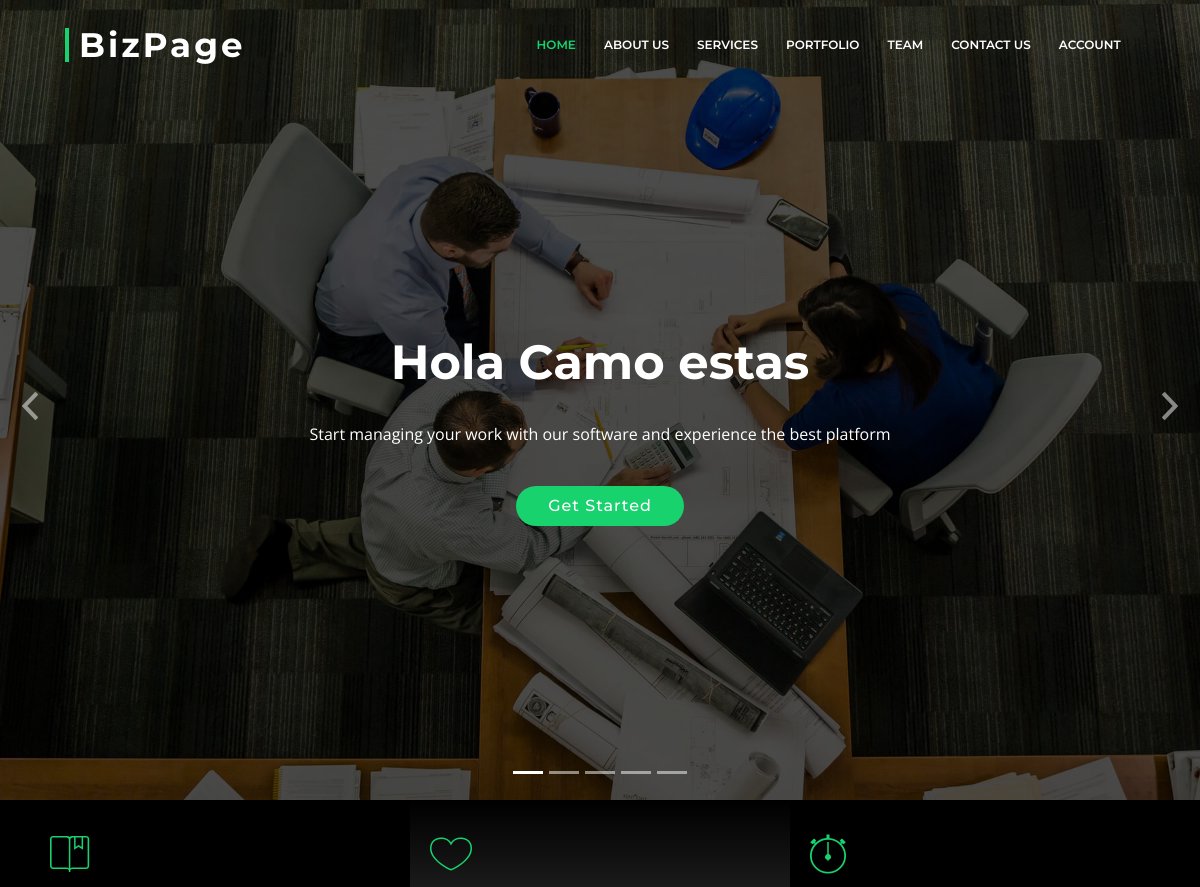
The app's page / (upper part), older data.
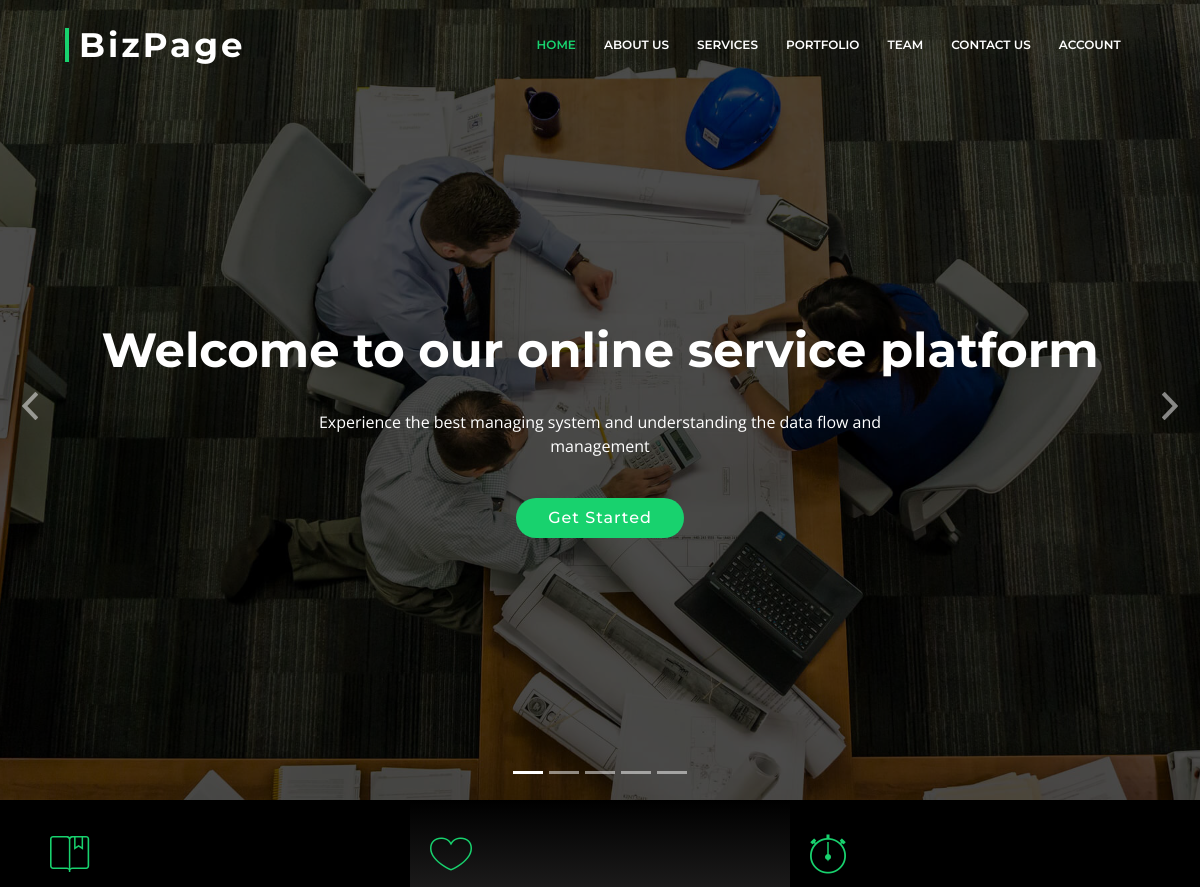
The same page, newer data.
### blog/models.py (models this page shows, shortened)
class News(models.Model):
    headline = models.CharField(max_length=150)
    body_text = models.TextField(max_length=300)
    created_at = models.DateTimeField(auto_now=True)

### blog/views.py (the view, shortened to what this page needs)
# urls.py: path('', views.index, name='index'),
def index(request):
    blogs = Post.objects.all().order_by('-created_at')[:3]
    project = Project.objects.all().order_by('-created_at')[:3]
    comments = Comment.objects.select_related('user').order_by('-created_at')[:5]
    skills = Skill.objects.all()
    team = Team.objects.all()
    num_project = project.count()
    num_team = team.count()
    news = News.objects.all().order_by('-created_at')
    contact = Contact.objects.all()
    query_form = QueryForm()
    context = {
        'comments':comments,
        'blogs':blogs,
        'project':project,
        'team_member':team,
        'query_form':query_form,
        'contact':contact,
        'skills':skills,
        'num_project':num_project,
        'num_team':num_team,
        'news':news
        }
    return render(request, 'index.html', context)

### templates/index.html (shortened to what this page needs)
{% load static %}
{% load i18n %}
<!DOCTYPE html>
<html lang="en">
<head>
  {% include './links/link.html' %}
</head>
<body>
  {% include './header.html' %}
  <section id="intro">
    <div class="intro-container">
      <div id="introCarousel" class="carousel  slide carousel-fade" data-ride="carousel">
        <ol class="carousel-indicators"></ol>
        <div class="carousel-inner" role="listbox">
          <div class="carousel-item active" style="background-image: url(static/img/intro-carousel/1.jpg)">
            <div class="carousel-container">
              <div class="container">
                {% for new in news %}
                {% if forloop.counter == 1 %}
                <h2 class="animate__animated animate__fadeInDown">{{new.headline}}</h2>
                <p class="animate__animated animate__fadeInUp">{{new.body_text}}</p>
                {% endif %}
                {% endfor %}
                <a href="#portfolio" class="btn-get-started scrollto animate__animated animate__fadeInUp">Get Started</a>
              </div>
            </div>
          </div>
        </div>
        <a class="carousel-control-prev" href="#introCarousel" role="button" data-slide="prev">
          <span class="carousel-control-prev-icon ion-chevron-left" aria-hidden="true"></span>
        </a>
        <a class="carousel-control-next" href="#introCarousel" role="button" data-slide="next">
          <span class="carousel-control-next-icon ion-chevron-right" aria-hidden="true"></span>
        </a>
      </div>
    </div>
  </section>
  <main id="main">
    <section id="featured-services">
      <div class="container">
        <div class="row">
          <div class="col-lg-4 box">
            <i class="ion-ios-bookmarks-outline"></i>
          </div>
          <div class="col-lg-4 box box-bg">
            <i class="ion-ios-heart-outline"></i>
          </div>
          <div class="col-lg-4 box">
            <i class="ion-ios-stopwatch-outline"></i>
          </div>
        </div>
      </div>
    </section>
  </main>
</body>
</html>

Row changes from the older to the newer data that the page shows:
removed News: headline "Hola Camo estas", body_text "Start managing your work with our software and experience the best platform"
now on this page (row unchanged): News: headline "Welcome to our online service platform", body_text "Experience the best managing system and understanding the data flow and management"
